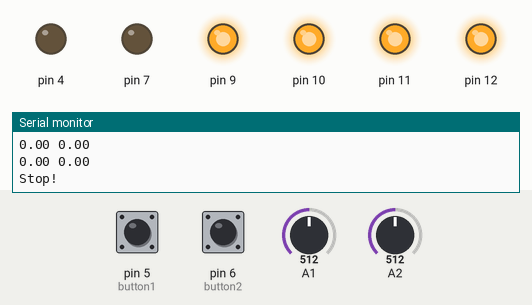
The sketch below on a simulated Arduino Uno, built with avr-gcc and run on an emulated ATmega328P. On the bench: output pins drawn as LEDs (lit = HIGH), the last lines printed to the serial monitor. Dashed ring = blinking. The test bench sets the inputs (shaded band); at power-on: A1 = 512, A2 = 512, pin 5 (button1) HIGH, pin 6 (button2) LOW.

Above: at 1.2 s.
1.3 s: A1 set to 596
2.8 s: A1 set to 620
At 2.89 s:
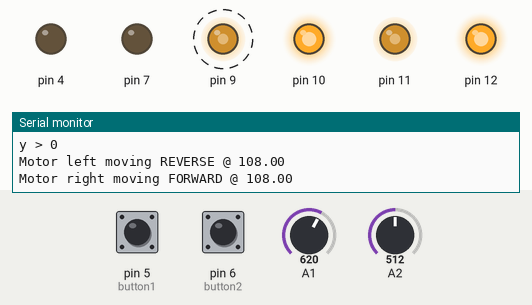
5.8 s: A2 set to 523
At 6.2 s:
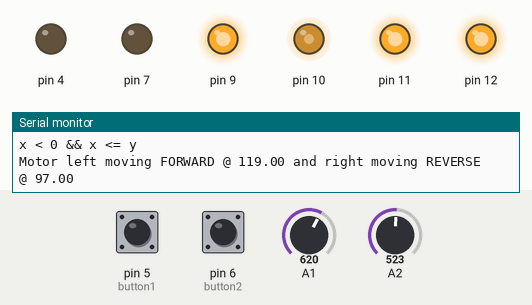
7.3 s: A2 set to 511
At 7.32 s:
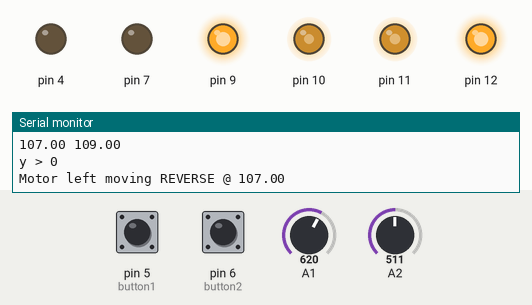
10.3 s: pin 5 (button1) pulled LOW for 1 s
At 11.58 s:
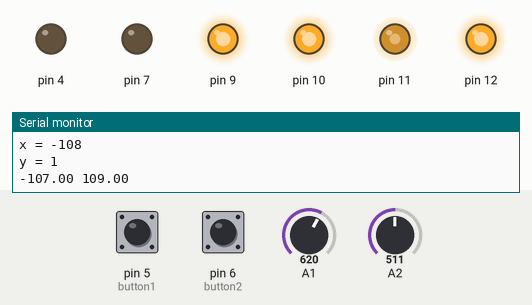
13.3 s: A2 set to 306
At 14.4 s:
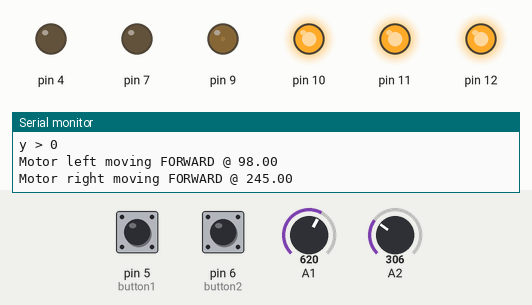
Timing chart, 0 to 15.9 s (numbered marks = the images above; inputs shaded):
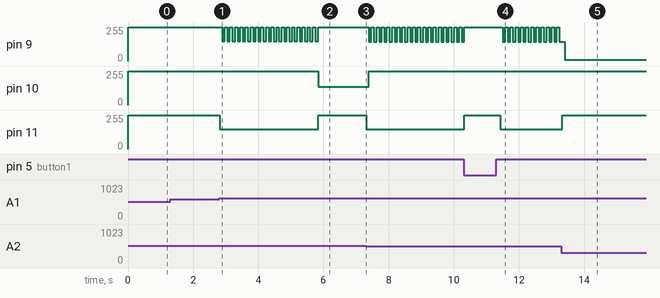

Measured:
- the behaviour switches between 612 and 613 on A1 (found by bisection; images 0 and 1)
- the behaviour switches between 512 and 513 on A2 (found by bisection; images 1 and 2)
- after the input at 2.8 s, pin 9: alternates 255/255 for 0.08 s and 148/255 for 0.08 s, starting after 0.09 s; pin 11: 255/255 → 148/255 at once
- after the input at 5.8 s, pin 9: goes on until 5.8 s, then stays 255/255; pin 10: 255/255 → 137/255 at once; pin 11: 148/255 → 255/255 at once
- after the input at 7.3 s, pin 9: alternates 255/255 for 0.08 s and 146/255 for 0.08 s, starting after 0.09 s; pin 10: 137/255 → 255/255 after 0.09 s; pin 11: 255/255 → 149/255 at once
- after the input at 10.3 s, pin 11: 149/255 → 255/255 at once, → 149/255 1.1 s later
- after the input at 13.3 s, pin 11: 149/255 → 255/255 at once

The sketch:

joystick_motors_2.ino
```cpp
/**
  @file       MotorDemo
  @author     ELECHOUSE
  @version    V0.1
  @date       2012-6-22
  @brief        50A-DualChannelMotorDriverBoard demo code.
  @URL https://github.com/elechouse/motor
*/

/** import motor library */
#include <MOTOR.h>
// #include <math.h>
// #include <stdlib.h>
// #include <string.h>

// Defining joystick inputs
int x_axis = 1; //Blue
int y_axis = 2; //Green
int z_axis = 4; //Yellow

const int button1 = 5; //Marrón
const int button2 = 6; //Blanco

int x_val = 0;
int y_val = 0;
int z_val = 0;
int button1_state = 0;
int button2_state = 0;

const int centre = 1024/2;

// struct steering{
//     int left;
//     int right;
// };

void setup(void){
    Serial.begin(115200);
    pinMode(button1, INPUT);
    pinMode(button2, INPUT);
    /** motor driver initialize */
    motor.begin();
    /**
    NOTE:
    motor.begin() will change the prescaller of the timer0,
    so the arduino function delay() millis() and micros() are
    8 times slow than it should be.
    Please use motor_delay(), motor_millis(), motor_micros() instead them.
    */

    Serial.println("joystick_motors_2.ino");
}


void loop(void){
    //Read, store and correct raw values
    x_val = calculate_average(x_axis);
    Serial.print("x_val = ");
    Serial.println(x_val);
    y_val = calculate_average(y_axis);
    Serial.print("y_val = ");
    Serial.println(y_val);
    //For some reason z_axis is not working.
    // z_val = calculate_average(z_axis);
    // Serial.print("z_val = ");
    // Serial.println(z_val);
    button1_state = digitalRead(button1);
    button2_state = digitalRead(button2);

    x_val = 1024 - x_val;
    Serial.print("x_val = ");
    Serial.println(x_val);
    y_val = 1024 - y_val;
    Serial.print("y_val = ");
    Serial.println(y_val);

	int x = x_val - centre;
    Serial.print("x = ");
    Serial.println(x);
	int y = y_val - centre;
    Serial.print("y = ");
    Serial.println(y);

    // Computing the speed
    //	convert to polar
   	float r = hypot(x, y);
   	float t = atan2(y, x);

//	rotate by 45 degrees
   	t = t - 3.14159265358979323846 / 4;

//  back to cartesian
    float left = r * cos(t);
    float right = r * sin(t);

//  rescale the new coords
    left = left * sqrt(2);
    right = right * sqrt(2);

//  clamp to -245/+245 to avoid over power
    left = fmax(-245, fmin(left, 245));
    right = fmax(-245, fmin(right, 245));
    Serial.print(left);
    Serial.print(" ");
    Serial.println(right);

    float left_abs = abs(left);
    float right_abs = abs(right);
    Serial.print(left_abs);
    Serial.print(" ");
    Serial.println(right_abs);

    if(button1_state == 0 || x <= 100 && x >= -100 && y <= 100 && y >= -100){
        Serial.println("Stop!");
        motor.set(A, 0, FORWARD);
        motor.set(B, 0, FORWARD);
        motor_delay(150);
    }

    else{
        if(y >= 0){
            Serial.println("y > 0");
            if(left < 0){
                Serial.print("Motor left moving REVERSE @ ");
                Serial.println(left_abs);
                motor.set(A, left_abs, REVERSE);
                motor_delay(75);
            }
            else{
                Serial.print("Motor left moving FORWARD @ ");
                Serial.println(left);
                motor.set(A, left, FORWARD);
                motor_delay(75);
            }

            if(right < 0){
                Serial.print("Motor right moving REVERSE @ ");
                Serial.println(right_abs);
                motor.set(B, right_abs, REVERSE);
                motor_delay(75);
            }
            else{
                Serial.print("Motor right moving FORWARD @ ");
                Serial.println(right);
                motor.set(B, right, FORWARD);
                motor_delay(75);
            }
        }
        else{
            Serial.println("y < 0");
            if(x < 0 && x >= y || x > 0 && x <= -y){ //Lower third and fourth quarter
                Serial.println("x < 0 && x >= y");
                Serial.print("Motor left moving REVERSE @ ");
                Serial.print(right_abs);
                Serial.print(" and right moving REVERSE @ ");
                Serial.println(left_abs);
                motor.set(A, right_abs, REVERSE);
                motor.set(B, left_abs, REVERSE);
                motor_delay(75);
            }
            else if(x < 0 && x <= y){ //Upper third quarter
                Serial.println("x < 0 && x <= y");
                Serial.print("Motor left moving FORWARD @ ");
                Serial.print(left_abs);
                Serial.print(" and right moving REVERSE @ ");
                Serial.println(right_abs);
                motor.set(A, right_abs, FORWARD);
                motor.set(B, left_abs, REVERSE);
                motor_delay(75);
            }
            else{ //Upper fourth quarter
                Serial.println("x > 0 && x >= -y");
                Serial.print("Motor left moving REVERSE @ ");
                Serial.print(right_abs);
                Serial.print(" and right moving FORWARD @ ");
                Serial.println(left_abs);
                motor.set(A, right_abs, REVERSE);
                motor.set(B, left_abs, FORWARD);
                motor_delay(75);
            }
        }
    }

    // motor.close(A);                 // close motor channel A
    // motor.close(B);                 // close motor channel B
    // motor_delay(2000);              // wait for 500 milli second

}

int calculate_average(int axis){
    int value;
    int num = 10;
    for(int i = 0; i < num; i++){
        value += analogRead(axis);
    }
    int average = value / 10;

    return average;
}
```
